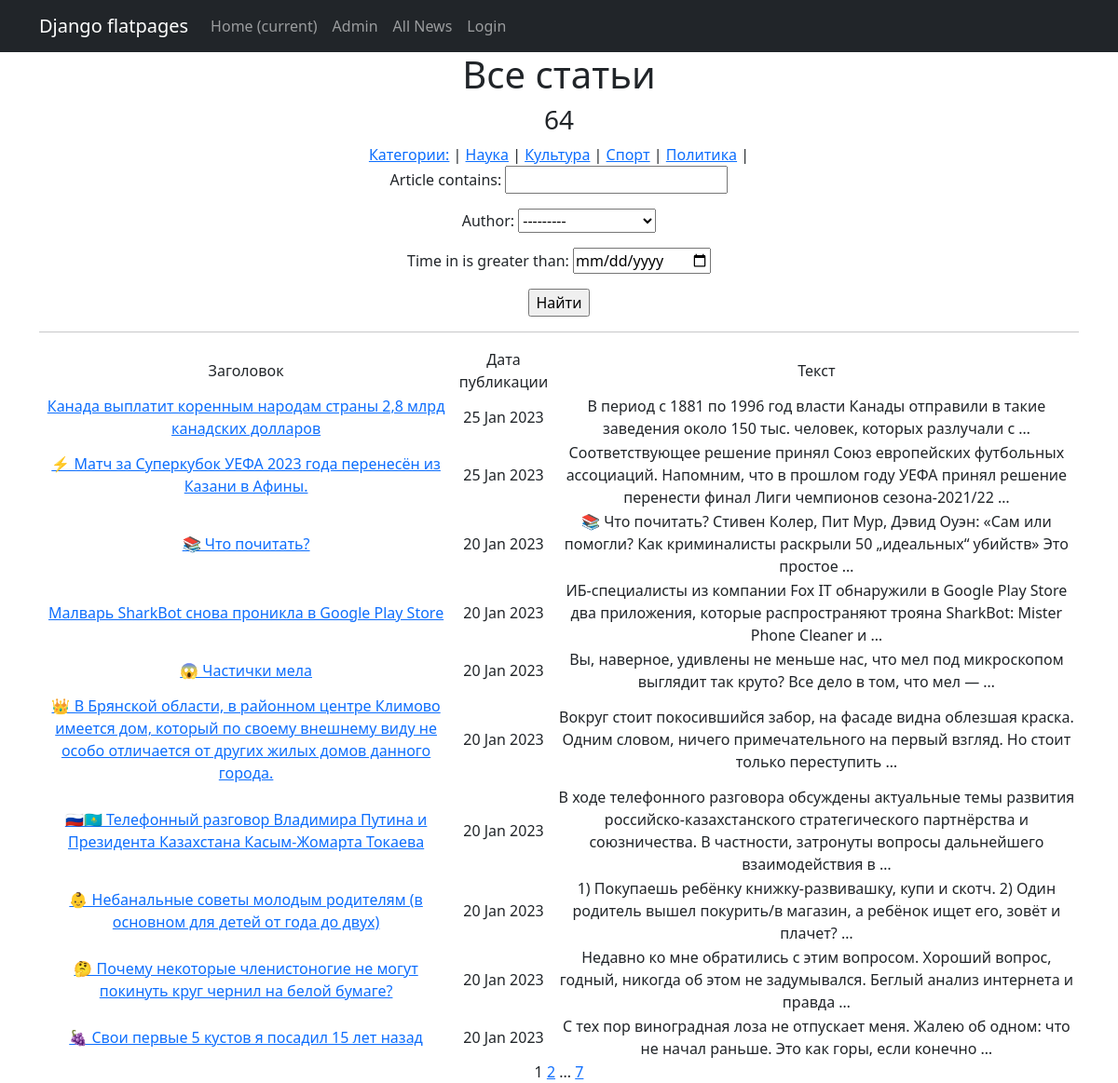
Page /news/ on the committed database.
### news/models.py (models this page shows, shortened)
class Category(models.Model):
    name = models.CharField(max_length=255, unique=True) #название категории. Поле должно быть уникальным
    subscribers = models.ManyToManyField(User)

class Post(models.Model):
    author = models.ForeignKey(Author, on_delete=models.CASCADE) # связь «один ко многим» с моделью Author;
    position = models.CharField(max_length=255, choices=POSITION) # поле с выбором — «статья» или «новость»;
    time_in = models.DateTimeField(auto_now_add=True) # автоматически добавляемая дата и время создания;
    category = models.ManyToManyField(Category, through='PostCategory') # связь «многие ко многим» с моделью Category (с дополнительной моделью PostCategory);
    article = models.CharField(max_length=255)  # заголовок статьи/новости;
    text = models.TextField() # текст статьи/новости;
    rating = models.FloatField(default=0.0) # рейтинг статьи/новости.

### news/views.py (the view)
# urls.py: path('', PostsList.as_view(), name='news_list'),
class PostsList(ListView):
    model = Post
    ordering = '-time_in'
    template_name = 'news_list.html'
    context_object_name = 'news_list'
    paginate_by = 10  # вот так мы можем указать количество записей на странице
    def get_queryset(self):
        queryset = super().get_queryset()
        self.filterset = PostFilter(self.request.GET, queryset)
        return self.filterset.qs
    def get_context_data(self, **kwargs):
        context = super().get_context_data(**kwargs)
        context['news_count'] = Post.objects.all()
        context['filterset'] = self.filterset
        context['next_sale'] = None
        context['is_not_author'] = not self.request.user.groups.filter(name='authors').exists()
        context['is_not_common'] = not self.request.user.groups.filter(name='common').exists()
        context['get_category'] = Category.objects.all()
        context['auth'] = self.request.user.groups.filter(name='common').exists()
        return context

### news/templatetags/custom_filters.py (called while the page is built)
@register.filter()
def censor(value):
    try:
        if not isinstance(value, str):
            raise CensorException('Error')
        v = value
        for word in WORDS:
            if word in v:
                v = v.replace(word, f'{word[:1]}{len(word[1:])*"*"}')
            if word.capitalize() in v:
                v = v.replace(word.capitalize(), f'{word[:1].capitalize()}{len(word[1:])*"*"}')
        return v
    except CensorException as e:
        print(e)

### news/templatetags/custom_tags.py (called while the page is built)
@register.simple_tag(takes_context=True)
def url_replace(context, **kwargs):
   d = context['request'].GET.copy()
   for k, v in kwargs.items():
       d[k] = v
   return d.urlencode()

### templates/news_list.html (shortened to what this page needs)
{% extends 'flatpages/default.html' %}
{% load custom_filters %}
{% load custom_tags %}
{% block content %}
<h1>Все статьи</h1>
   <h3>{{ news_count|length }}</h3>
    <div class="col">
       <div class="news">
           <a href="/news" title="разделы новостей">Категории:</a> |
           {% for c in get_category %}
                <a href="?category={{c.id}}"
                >{{ c.name }}</a> |
           {% endfor %}
       </div>
    </div>
   <form action="" method="get">
       {{ filterset.form.as_p }}
       <input type="submit" value="Найти" />
   </form>
    <hr>
   {% if news_list %}
       <table>
           <tr>
               <td>Заголовок</td>
               <td>Дата публикации</td>
               <td>Текст</td>
           </tr>
           {% for news in news_list %}
           <tr>
               <td><a href="{{ news.id }}">{{ news.article|censor }}</a></td>
               <td>{{ news.time_in|date:'d M Y' }}</td>
               <td>{{ news.text|censor|truncatewords:20}}</td>
           </tr>
           {% endfor %}
       </table>
   {% else %}
       <h2>Статей нет!</h2>
   {% endif %}
   {{ page_obj.number }}
   {% if page_obj.has_next %}
       <a href="?{% url_replace page=page_obj.next_page_number %}">{{ page_obj.next_page_number }}</a>
       {% if paginator.num_pages != page_obj.next_page_number %}
           ...
       <a href="?{% url_replace page=page_obj.paginator.num_pages %}">{{ page_obj.paginator.num_pages }}</a>
       {% endif %}
   {% endif %}
{% endblock content %}

### templates/flatpages/default.html (shortened to what this page needs)
<!DOCTYPE html>
<html lang="en">
    <head>
        {% load static%}
        <link href="{% static 'css/styles.css' %}" rel="stylesheet" />
    </head>
    <body>
<nav class="navbar navbar-expand-lg navbar-dark bg-dark static-top">
   <div class="container">
       <a class="navbar-brand" href="#">Django flatpages</a>
       <div class="collapse navbar-collapse" id="navbarResponsive">
           <ul class="navbar-nav ml-auto">
               <li class="nav-item active">
                   <a class="nav-link" href="#">Home
                       <span class="sr-only">(current)</span>
                   </a>
               </li>
               <li class="nav-item">
                   <a class="nav-link" href="/admin/">Admin</a>
               </li>
               <li class="nav-item">
                   <a class="nav-link" href="/news/">All News</a>
               </li>
               <li class="nav-item">
                   <a class="nav-link" href="/accounts/login">Login</a>
               </li>
           </ul>
       </div>
   </div>
</nav>
    <div class="container">
   <div class="row">
       <div class="col-lg-12 text-center">
           {% block content %}{% endblock content %}
       </div>
   </div>
</div>
    </body>
</html>

### rows in the picture
Category: name "Наука"
Category: name "Культура"
Category: name "Спорт"
Category: name "Политика"
Post: article|censor "Канада выплатит коренным народам страны 2,8 млрд канадских долларов", time_in "25 Jan 2023", text|censor "В период с 1881 по 1996 год власти Канады отправили в такие заведения около 150 тыс. человек, которых разлучали с …"
Post: article|censor "⚡️ Матч за Суперкубок УЕФА 2023 года перенесён из Казани в Афины.", time_in "25 Jan 2023", text|censor "Соответствующее решение принял Союз европейских футбольных ассоциаций. Напомним, что в прошлом году УЕФА принял решение перенести финал Лиги чемпионов сезона-2021/22 …"
Post: article|censor "📚 Что почитать?", time_in "20 Jan 2023", text|censor "📚 Что почитать? Стивен Колер, Пит Мур, Дэвид Оуэн: «Сам или помогли? Как криминалисты раскрыли 50 „идеальных“ убийств» Это простое …"
Post: article|censor "Малварь SharkBot снова проникла в Google Play Store", time_in "20 Jan 2023", text|censor "ИБ-специалисты из компании Fox IT обнаружили в Google Play Store два приложения, которые распространяют трояна SharkBot: Mister Phone Cleaner и …"
Post: article|censor "😱 Частички мела", time_in "20 Jan 2023", text|censor "Вы, наверное, удивлены не меньше нас, что мел под микроскопом выглядит так круто? Все дело в том, что мел — …"
Post: article|censor "👑 В Брянской области, в районном центре Климово имеется дом, который по своему внешнему виду не особо отличается от других жилых домов данного города.", time_in "20 Jan 2023", text|censor "Вокруг стоит покосившийся забор, на фасаде видна облезшая краска. Одним словом, ничего примечательного на первый взгляд. Но стоит только переступить …"
Post: article|censor "🇷🇺🇰🇿 Телефонный разговор Владимира Путина и Президента Казахстана Касым-Жомарта Токаева", time_in "20 Jan 2023", text|censor "В ходе телефонного разговора обсуждены актуальные темы развития российско-казахстанского стратегического партнёрства и союзничества. В частности, затронуты вопросы дальнейшего взаимодействия в …"
Post: article|censor "👶 Небанальные советы молодым родителям (в основном для детей от года до двух)", time_in "20 Jan 2023", text|censor "1) Покупаешь ребёнку книжку-развивашку, купи и скотч. 2) Один родитель вышел покурить/в магазин, а ребёнок ищет его, зовёт и плачет? …"
Post: article|censor "🤔 Почему некоторые членистоногие не могут покинуть круг чернил на белой бумаге?", time_in "20 Jan 2023", text|censor "Недавно ко мне обратились с этим вопросом. Хороший вопрос, годный, никогда об этом не задумывался. Беглый анализ интернета и правда …"
Post: article|censor "🍇 Свои первые 5 кустов я посадил 15 лет назад", time_in "20 Jan 2023", text|censor "С тех пор виноградная лоза не отпускает меня. Жалею об одном: что не начал раньше. Это как горы, если конечно …"

### other values in the picture
{{ news_count|length }} "64"
{{ page_obj.number }} "1"
{{ page_obj.next_page_number }} "2"
{{ page_obj.paginator.num_pages }} "7"
